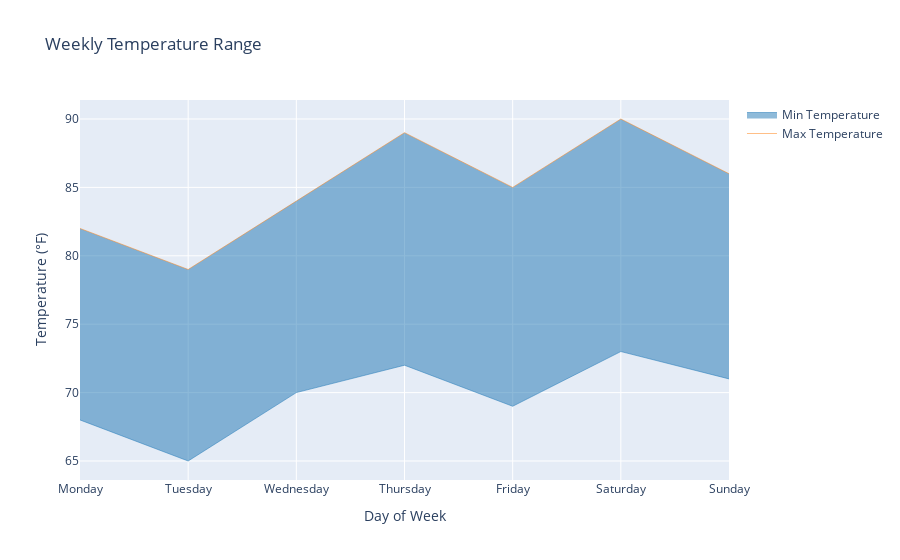

Here is the notebook cell this chart was saved with:
### Code cell
import plotly.graph_objects as go
import plotly.io as pio
import pandas as pd
import numpy as np

# Set default renderer to browser to avoid nbformat dependency
# pio.renderers.default = "browser"

# Sample data
days = ['Monday', 'Tuesday', 'Wednesday', 'Thursday', 'Friday', 'Saturday', 'Sunday']
min_temp = [68, 65, 70, 72, 69, 73, 71]
max_temp = [82, 79, 84, 89, 85, 90, 86]

# Create a DataFrame for easier data manipulation
df = pd.DataFrame({
    'day': days,
    'min_temp': min_temp,
    'max_temp': max_temp
})

# Create figure
fig = go.Figure()

# Add filled area for temperature range
fig.add_trace(
    go.Scatter(
        x=df['day'],
        y=df['max_temp'],
        mode='lines',
        line=dict(width=0.5, color='rgb(255, 127, 14)'),
        name='Max Temperature'
    )
)
fig.add_trace(
    go.Scatter(
        x=df['day'],
        y=df['min_temp'],
        fill='tonexty',  # Fill to the y trace before this one
        mode='lines',
        line=dict(width=0.5, color='rgb(31, 119, 180)'),
        name='Min Temperature'
    )
)

# Update layout
fig.update_layout(
    title='Weekly Temperature Range',
    xaxis_title='Day of Week',
    yaxis_title='Temperature (°F)',
    hovermode='x unified'
)

# Show the figure - this will now open in your browser
fig.show()

### Figure 1 — Plotly figure (JSON) as saved in the notebook; plotly's stock layout.template omitted (floating-point values rounded to 4 significant figures)
{"data": [{"line": {"color": "rgb(255, 127, 14)", "width": 0.5}, "mode": "lines", "name": "Max Temperature", "type": "scatter", "x": ["Monday", "Tuesday", "Wednesday", "Thursday", "Friday", "Saturday", "Sunday"], "y": [82, 79, 84, 89, 85, 90, 86]}, {"fill": "tonexty", "line": {"color": "rgb(31, 119, 180)", "width": 0.5}, "mode": "lines", "name": "Min Temperature", "type": "scatter", "x": ["Monday", "Tuesday", "Wednesday", "Thursday", "Friday", "Saturday", "Sunday"], "y": [68, 65, 70, 72, 69, 73, 71]}], "layout": {"hovermode": "x unified", "title": {"text": "Weekly Temperature Range"}, "xaxis": {"title": {"text": "Day of Week"}}, "yaxis": {"title": {"text": "Temperature (°F)"}}}}
